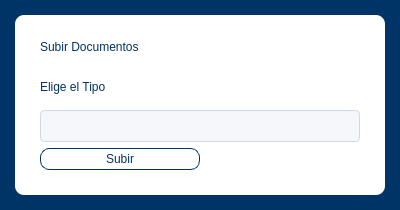
<?xml version="1.0" encoding="UTF-8"?>
<ui version="4.0">
 <class>Dialog</class>
 <widget class="QDialog" name="Dialog">
  <property name="geometry">
   <rect>
    <x>0</x>
    <y>0</y>
    <width>400</width>
    <height>210</height>
   </rect>
  </property>
  <property name="windowTitle">
   <string>Dialog</string>
  </property>
  <property name="styleSheet">
   <string notr="true">#Dialog{
background-color: rgb(0, 51, 102);
}
</string>
  </property>
  <layout class="QGridLayout" name="gridLayout">
   <property name="leftMargin">
    <number>15</number>
   </property>
   <property name="topMargin">
    <number>15</number>
   </property>
   <property name="rightMargin">
    <number>15</number>
   </property>
   <property name="bottomMargin">
    <number>15</number>
   </property>
   <item row="0" column="0">
    <widget class="QFrame" name="frame">
     <property name="styleSheet">
      <string notr="true">background-color: rgb(255, 255, 255);
border-radius:9px;</string>
     </property>
     <property name="frameShape">
      <enum>QFrame::Shape::StyledPanel</enum>
     </property>
     <property name="frameShadow">
      <enum>QFrame::Shadow::Raised</enum>
     </property>
     <layout class="QVBoxLayout" name="verticalLayout">
      <property name="leftMargin">
       <number>25</number>
      </property>
      <property name="topMargin">
       <number>15</number>
      </property>
      <property name="rightMargin">
       <number>25</number>
      </property>
      <property name="bottomMargin">
       <number>25</number>
      </property>
      <item>
       <widget class="QLabel" name="label">
        <property name="styleSheet">
         <string notr="true">font: 350 16pt &quot;Segoe UI&quot;;
color:rgb(0, 51, 102)</string>
        </property>
        <property name="text">
         <string>Subir Documentos</string>
        </property>
       </widget>
      </item>
      <item>
       <widget class="QLabel" name="label_2">
        <property name="styleSheet">
         <string notr="true">color: rgb(0, 51, 102);</string>
        </property>
        <property name="text">
         <string>Elige el Tipo</string>
        </property>
       </widget>
      </item>
      <item>
       <widget class="QComboBox" name="input_tipo">
        <property name="styleSheet">
         <string notr="true">/* Estilo principal del ComboBox */
QComboBox {
    background-color: rgb(245, 247, 250);
    border: 1px solid #d1d9e6; /* Un borde suave que combina con el fondo */
    border-radius: 4px;
    padding: 0px 15px;
    font-size: 14px;
    color: #2e3440; /* Gris muy oscuro para buen contraste */
    min-height: 30px;
}

/* Estado cuando pasas el ratón por encima */
QComboBox:hover {
    border: 1px solid #aeb9cc;
    background-color: #ffffff; /* Se aclara un poco al interactuar */
}

/* Estado cuando el combo está abierto */
QComboBox:on { 
    border-bottom-left-radius: 0px;
    border-bottom-right-radius: 0px;
    border: 2px solid #5e81ac; /* Color de énfasis (azul) al estar activo */
}

/* Estilo del botón de la flecha */
QComboBox::drop-down {
    subcontrol-origin: padding;
    subcontrol-position: top right;
    width: 30px;
    border-left-width: 0px; /* Quitamos la línea divisoria para un look más limpio */
}

/* Estilo de la flecha (puedes usar un caracter o una imagen) */
QComboBox::down-arrow {
    image: url(resources/images/down-arrow-svgrepo-com.svg); /* Si tienes un icono */
    width: 12px;
    height: 12px;
}

/* Estilo de la lista desplegable (el menú) */
QAbstractItemView {
    background-color: #ffffff;
    border: 1px solid ;
    selection-background-color: #5e81ac; /* Color de fondo al seleccionar un item */
    selection-color: white;
    outline: none;
    border-radius: 0px;
	color:#000;
}</string>
        </property>
       </widget>
      </item>
      <item>
       <layout class="QHBoxLayout" name="horizontalLayout" stretch="1,1">
        <item>
         <widget class="QPushButton" name="btnAsignar">
          <property name="styleSheet">
           <string notr="true">QPushButton{
font: 350 12pt &quot;Segoe UI&quot;;
color: rgb(0, 51, 102);
padding:3px;
border: 1px solid rgb(0,51,102);
}

QPushButton::hover{

color: rgb(255, 255, 255);
	background-color: rgb(0, 51, 102);
border: 1px solid rgb(0,51,102);
}</string>
          </property>
          <property name="text">
           <string>Subir</string>
          </property>
         </widget>
        </item>
        <item>
         <spacer name="horizontalSpacer">
          <property name="orientation">
           <enum>Qt::Orientation::Horizontal</enum>
          </property>
          <property name="sizeHint" stdset="0">
           <size>
            <width>40</width>
            <height>20</height>
           </size>
          </property>
         </spacer>
        </item>
       </layout>
      </item>
     </layout>
    </widget>
   </item>
  </layout>
 </widget>
 <resources/>
 <connections/>
</ui>
